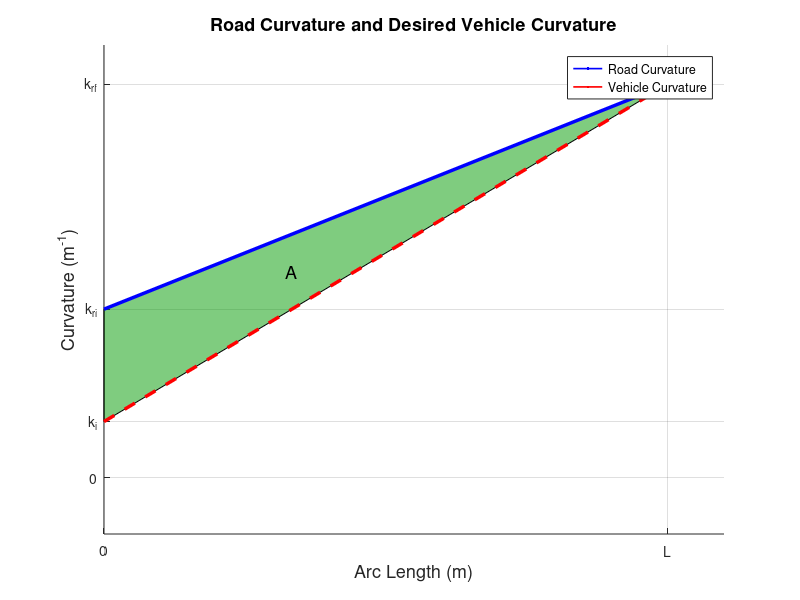
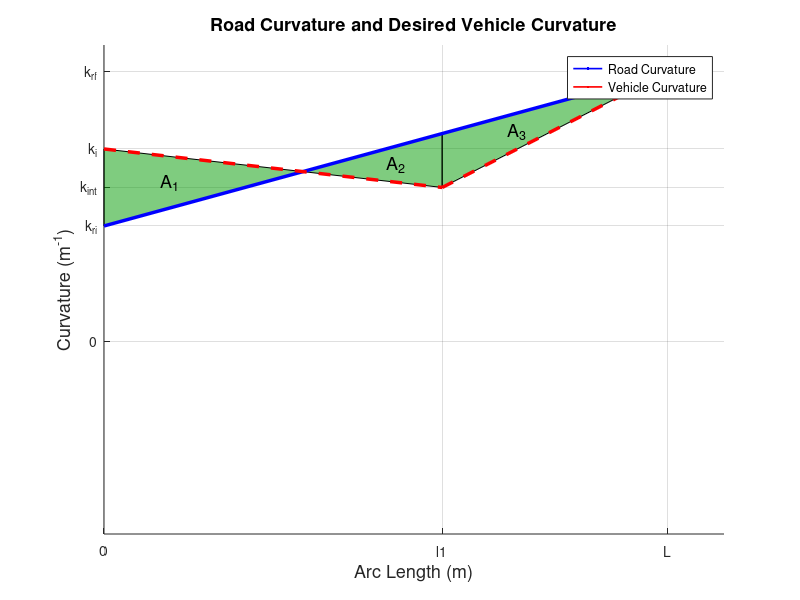

These figures' MATLAB source, in order:
close all
%% case 1
% Define the given parameters
L = 10;      % Length (you can adjust this value as needed)
k_ri = 3;    % Starting value for the first line
k_rf = 7;    % Ending value for both lines
k_i = 1;     % Starting value for the second line

% Define the points for the lines
x = [0, L];
y1 = [k_ri, k_rf];
y2 = [k_i, k_rf];

% Create the figure
figure;
hold on;

xp = [0, L, 0];
yp = [k_i, k_rf, k_ri];
fill(xp, yp, [0 0.6 0],'FaceAlpha',0.5); % 'g' specifies the color green
centroidX = mean(xp);
centroidY = mean(yp);

% Add text inside the polygon
text(centroidX, centroidY, 'A', 'HorizontalAlignment', 'center', 'FontSize', 13);
% Plot the first line
plot(x, y1, 'b', 'LineWidth', 2.5);

% Plot the second line
plot(x, y2, 'r--', 'LineWidth', 2.5);


% Set axis limits
xlim([0 L*1.1]);
ylim([-k_i k_rf*1.1]);

% Remove numbers from the axes
set(gca, 'XTick', [0 L]);
set(gca, 'YTick', [0 k_i k_ri k_rf]);

yticklabels({'0','k_i','k_r_i','k_r_f'})
xticklabels({'0','L'})

% Label the important points
% text(0, k_ri, 'k_{ri}', 'VerticalAlignment', 'bottom', 'HorizontalAlignment', 'right', 'FontSize', 12);
% text(0, k_i, 'k_{i}', 'VerticalAlignment', 'bottom', 'HorizontalAlignment', 'right', 'FontSize', 12);
% text(L, k_rf, 'k_{rf}', 'VerticalAlignment', 'bottom', 'HorizontalAlignment', 'right', 'FontSize', 12);
% text(0, 0, '0', 'VerticalAlignment', 'top', 'HorizontalAlignment', 'right', 'FontSize', 12);
% text(L, 0, 'L', 'VerticalAlignment', 'top', 'HorizontalAlignment', 'right', 'FontSize', 12);

% Add axis labels using the given letters
xlabel('Arc Length (m)',"FontSize",13);
ylabel('Curvature (m^-^1)',"FontSize",13);
title("Road Curvature and Desired Vehicle Curvature","FontSize",13)


% Display the grid for reference
grid on;

% Plot dummy points for the legend
h1 = plot(nan, nan, 'b', 'LineWidth', 1.2);
h2 = plot(nan, nan, 'r', 'LineWidth', 1.2);

% Create a legend with only the dummy points
legend([h1, h2], {'Road Curvature', 'Vehicle Curvature'}, 'Location', 'Best');

% Hold off to stop adding more plots
hold off;
%% case 2
% Define the given parameters
L = 10;      % Length (you can adjust this value as needed)
L1 = 6;      % Length (you can adjust this value as needed)
k_ri = 3;    % Starting value for the first line
k_rf = 7;    % Ending value for both lines
k_i = 5;     % Starting value for the second line
k_intermediate = 4;
% Define the points for the lines
x = [0, L];
y = [k_ri, k_rf];

x1 = [0, L1];
y1 = [k_i, k_intermediate];

x2 = [L1, L];
y2 = [k_intermediate, k_rf];

% Create the figure
figure;
hold on;


xp = [0, 60/17, 0];
yp = [k_i, 75/17, k_ri];
fill(xp, yp, [0 0.6 0],'FaceAlpha',0.5); % 'g' specifies the color green
centroidX = mean(xp);
centroidY = mean(yp);
% Add text inside the polygon
text(centroidX, centroidY, 'A_1', 'HorizontalAlignment', 'center', 'FontSize', 13);

xp = [60/17, 6, 6];
yp = [75/17, 27/5, 4];
fill(xp, yp, [0 0.6 0],'FaceAlpha',0.5); % 'g' specifies the color green
centroidX = mean(xp);
centroidY = mean(yp);
% Add text inside the polygon
text(centroidX, centroidY, 'A_2', 'HorizontalAlignment', 'center', 'FontSize', 13);

xp = [6, 6, 10];
yp = [4, 27/5, 7];
fill(xp, yp, [0 0.6 0],'FaceAlpha',0.5); % 'g' specifies the color green
centroidX = mean(xp);
centroidY = mean(yp);
% Add text inside the polygon
text(centroidX, centroidY, 'A_3', 'HorizontalAlignment', 'center', 'FontSize', 13);


% Plot the first line road
plot(x, y, 'b', 'LineWidth', 2.5);

% Plot the second line first man
plot(x1, y1, 'r--', 'LineWidth', 2.5);
% Plot the second line first man
plot(x2, y2, 'r--', 'LineWidth', 2.5);

% Set axis limits
xlim([0 L*1.1]);
ylim([-k_i k_rf*1.1]);

% Remove numbers from the axes
set(gca, 'XTick', [0 L1, L]);
set(gca, 'YTick', [0 k_ri k_intermediate k_i  k_rf]);

yticklabels({'0','k_r_i','k_i_n_t','k_i','k_r_f'})
xticklabels({'0','l1','L'})

% Label the important points
% text(0, k_ri, 'k_{ri}', 'VerticalAlignment', 'bottom', 'HorizontalAlignment', 'right', 'FontSize', 12);
% text(0, k_i, 'k_{i}', 'VerticalAlignment', 'bottom', 'HorizontalAlignment', 'right', 'FontSize', 12);
% text(L, k_rf, 'k_{rf}', 'VerticalAlignment', 'bottom', 'HorizontalAlignment', 'right', 'FontSize', 12);
% text(0, 0, '0', 'VerticalAlignment', 'top', 'HorizontalAlignment', 'right', 'FontSize', 12);
% text(L, 0, 'L', 'VerticalAlignment', 'top', 'HorizontalAlignment', 'right', 'FontSize', 12);

% Add axis labels using the given letters
xlabel('Arc Length (m)',"FontSize",13);
ylabel('Curvature (m^-^1)',"FontSize",13);
title("Road Curvature and Desired Vehicle Curvature","FontSize",13)


% Display the grid for reference
grid on;

% Plot dummy points for the legend
h1 = plot(nan, nan, 'b', 'LineWidth', 1.2);
h2 = plot(nan, nan, 'r', 'LineWidth', 1.2);

% Create a legend with only the dummy points
legend([h1, h2], {'Road Curvature', 'Vehicle Curvature'}, 'Location', 'Best');

% Hold off to stop adding more plots
hold off;
